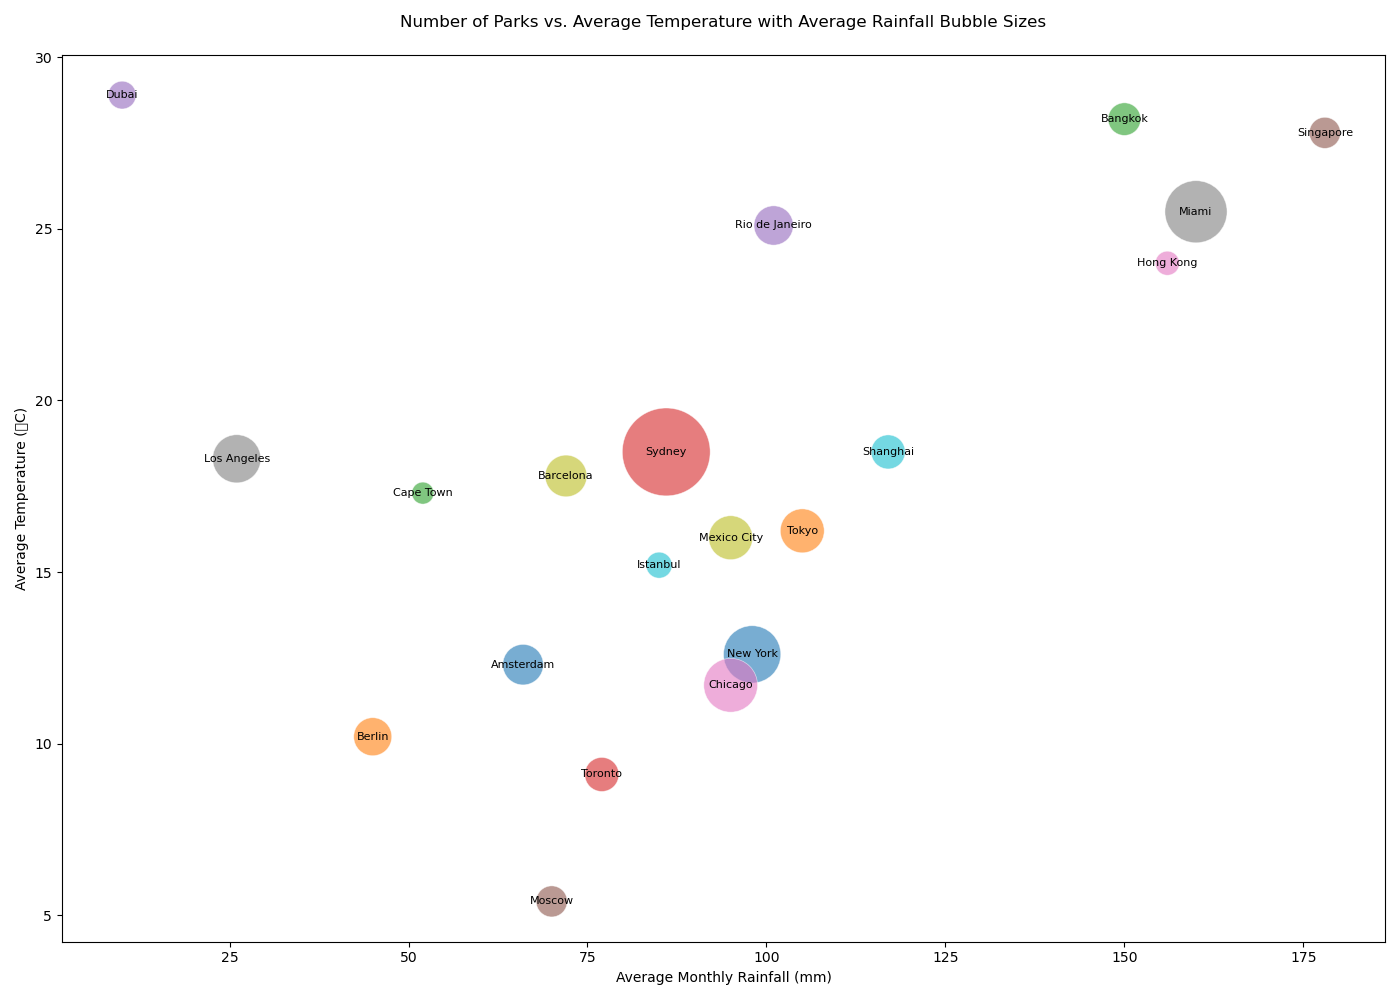

Source code (Python):

import matplotlib.pyplot as plt

cities = ['New York', 'Tokyo', 'Bangkok', 'Sydney', 'Dubai', 'Singapore', 'Hong Kong', 'Los Angeles', 'Barcelona', 'Istanbul', 'Amsterdam', 'Berlin', 'Cape Town', 'Toronto', 'Rio de Janeiro', 'Moscow', 'Chicago', 'Miami', 'Mexico City', 'Shanghai']
avg_rainfall = [98, 105, 150, 86, 10, 178, 156, 26, 72, 85, 66, 45, 52, 77, 101, 70, 95, 160, 95, 117]
avg_temp = [12.6, 16.2, 28.2, 18.5, 28.9, 27.8, 24.0, 18.3, 17.8, 15.2, 12.3, 10.2, 17.3, 9.1, 25.1, 5.4, 11.7, 25.5, 16.0, 18.5]
number_of_parks = [170, 100, 55, 400, 40, 50, 30, 120, 90, 35, 85, 75, 25, 60, 80, 50, 150, 200, 100, 60]

size_factor = 10
sizes = [p * size_factor for p in number_of_parks]

colors = ['#1f77b4', '#ff7f0e', '#2ca02c', '#d62728', '#9467bd', '#8c564b', '#e377c2', '#7f7f7f', '#bcbd22', '#17becf', '#1f77b4', '#ff7f0e', '#2ca02c', '#d62728', '#9467bd', '#8c564b', '#e377c2', '#7f7f7f', '#bcbd22', '#17becf']

plt.figure(figsize=(14,10))
plt.scatter(avg_rainfall, avg_temp, s=sizes, c=colors, alpha=0.6, edgecolors='w', linewidth=0.5)

plt.title('Number of Parks vs. Average Temperature with Average Rainfall Bubble Sizes', pad=20)
plt.xlabel('Average Monthly Rainfall (mm)')
plt.ylabel('Average Temperature (°C)')

for i, city in enumerate(cities):
    plt.text(avg_rainfall[i], avg_temp[i], city, ha='center', va='center', fontsize=8)

plt.tight_layout()
plt.show()
